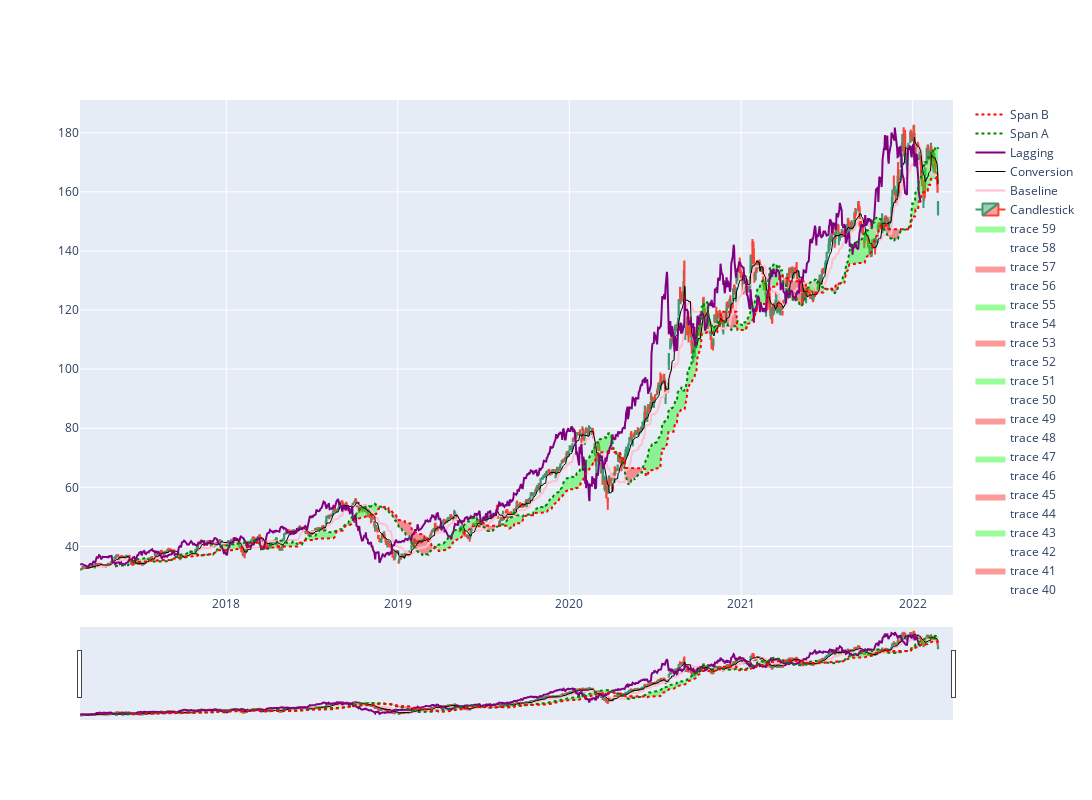

Source (notebook cell):
### Code cell
plot = fm.take_ticker_and_make_ichimoku_plot('AAPL')
